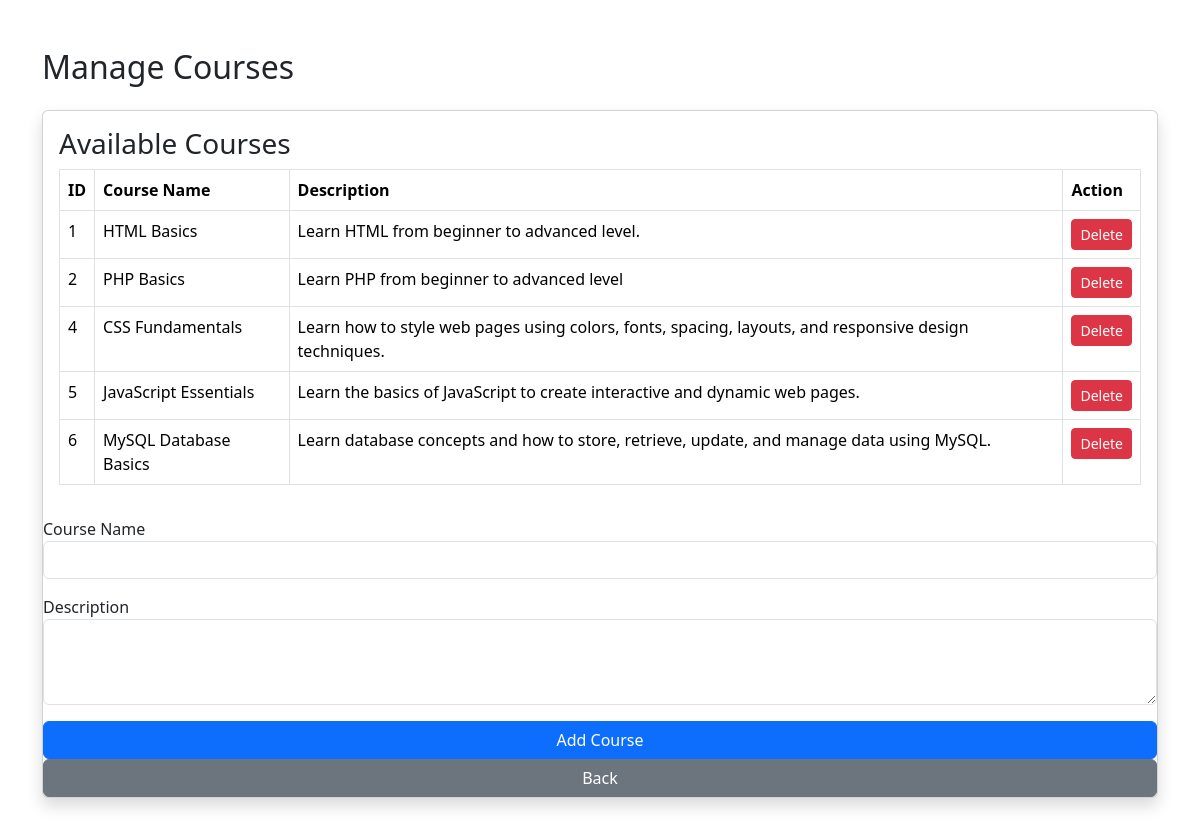
The page /admin/courses.php (signed in) on the database its author committed.
### tables this page shows
CREATE TABLE `courses` (
  `course_id` int(11) NOT NULL,
  `course_name` varchar(150) NOT NULL,
  `description` text DEFAULT NULL,
  `created_at` timestamp NOT NULL DEFAULT current_timestamp()
);

### admin/courses.php (the view, shortened to what this page needs)
<!DOCTYPE html>
<html>
<head>
    <link href="https://cdn.jsdelivr.net/npm/bootstrap@5.3.3/dist/css/bootstrap.min.css" rel="stylesheet">
</head>
<body>
<div class="container mt-5">
    <h2 class="mb-4">Manage Courses</h2>
    <div class="card shadow mb-4">
        <div class="card-body">
            <form method="POST">
            <h3>Available Courses</h3>
<table class="table table-bordered">
    <tr>
        <th>ID</th>
        <th>Course Name</th>
        <th>Description</th>
        <th>Action</th>
    </tr>
<?php
$result = mysqli_query($conn,
          "SELECT * FROM courses");
while($row = mysqli_fetch_assoc($result))
{
?>
<tr>
    <td><?php echo $row['course_id']; ?></td>
    <td><?php echo $row['course_name']; ?></td>
    <td><?php echo $row['description']; ?></td>
   <td>
<a href="delete_course.php?id=<?php echo $row['course_id']; ?>"
class="btn btn-sm btn-danger"
onclick="return confirm('Delete this course?')">
 Delete
</a>
</td>
</tr>
<?php
}
?>
</table>
</div>
</body>
</html>
                <div class="mb-3">
                    <label>Course Name</label>
                    <input type="text"
                           name="course_name"
                           class="form-control"
                           required>
                </div>
                <div class="mb-3">
                    <label>Description</label>
                    <textarea
                        name="description"
                        class="form-control"
                        rows="3"
                        required></textarea>
                </div>
                <button
                    type="submit"
                    name="add_course"
                    class="btn btn-primary">
                    Add Course
                </button>
         <a href="dashboard.php"
       class="btn btn-secondary">
       Back
    </a>

### rows shown on the page
courses: course_id "1", course_name "HTML Basics", description "Learn HTML from beginner to advanced level."
courses: course_id "2", course_name "PHP Basics", description "Learn PHP from beginner to advanced level"
courses: course_id "4", course_name "CSS Fundamentals", description "Learn how to style web pages using colors, fonts, spacing, layouts, and responsive design techniques."
courses: course_id "5", course_name "JavaScript Essentials", description "Learn the basics of JavaScript to create interactive and dynamic web pages."
courses: course_id "6", course_name "MySQL Database Basics", description "Learn database concepts and how to store, retrieve, update, and manage data using MySQL."
